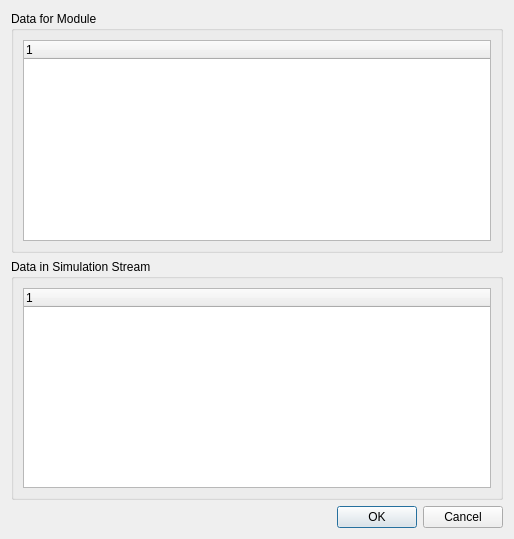
<?xml version="1.0" encoding="UTF-8"?>
<ui version="4.0">
 <class>GUIViewDataForModules</class>
 <widget class="QDialog" name="GUIViewDataForModules">
  <property name="geometry">
   <rect>
    <x>0</x>
    <y>0</y>
    <width>514</width>
    <height>539</height>
   </rect>
  </property>
  <property name="windowTitle">
   <string>Data View</string>
  </property>
  <layout class="QVBoxLayout" name="verticalLayout">
   <item>
    <widget class="QGroupBox" name="groupBox_2">
     <property name="minimumSize">
      <size>
       <width>0</width>
       <height>0</height>
      </size>
     </property>
     <property name="maximumSize">
      <size>
       <width>16777215</width>
       <height>16777215</height>
      </size>
     </property>
     <property name="baseSize">
      <size>
       <width>0</width>
       <height>0</height>
      </size>
     </property>
     <property name="title">
      <string>Data for Module</string>
     </property>
     <layout class="QGridLayout" name="gridLayout">
      <item row="0" column="0">
       <layout class="QVBoxLayout" name="verticalLayout_4">
        <property name="sizeConstraint">
         <enum>QLayout::SetFixedSize</enum>
        </property>
        <item>
         <widget class="QTreeWidget" name="treeWidget_views">
          <column>
           <property name="text">
            <string notr="true">1</string>
           </property>
          </column>
         </widget>
        </item>
       </layout>
      </item>
     </layout>
    </widget>
   </item>
   <item>
    <widget class="QGroupBox" name="groupBox">
     <property name="title">
      <string>Data in Simulation Stream</string>
     </property>
     <layout class="QVBoxLayout" name="verticalLayout_3">
      <item>
       <layout class="QVBoxLayout" name="verticalLayout_2">
        <item>
         <widget class="QTreeWidget" name="treeWidget">
          <column>
           <property name="text">
            <string notr="true">1</string>
           </property>
          </column>
         </widget>
        </item>
       </layout>
      </item>
     </layout>
    </widget>
   </item>
   <item>
    <widget class="QDialogButtonBox" name="buttonBox">
     <property name="orientation">
      <enum>Qt::Horizontal</enum>
     </property>
     <property name="standardButtons">
      <set>QDialogButtonBox::Cancel|QDialogButtonBox::Ok</set>
     </property>
    </widget>
   </item>
  </layout>
 </widget>
 <resources/>
 <connections>
  <connection>
   <sender>buttonBox</sender>
   <signal>accepted()</signal>
   <receiver>GUIViewDataForModules</receiver>
   <slot>accept()</slot>
   <hints>
    <hint type="sourcelabel">
     <x>248</x>
     <y>254</y>
    </hint>
    <hint type="destinationlabel">
     <x>157</x>
     <y>274</y>
    </hint>
   </hints>
  </connection>
  <connection>
   <sender>buttonBox</sender>
   <signal>rejected()</signal>
   <receiver>GUIViewDataForModules</receiver>
   <slot>reject()</slot>
   <hints>
    <hint type="sourcelabel">
     <x>316</x>
     <y>260</y>
    </hint>
    <hint type="destinationlabel">
     <x>286</x>
     <y>274</y>
    </hint>
   </hints>
  </connection>
 </connections>
</ui>
